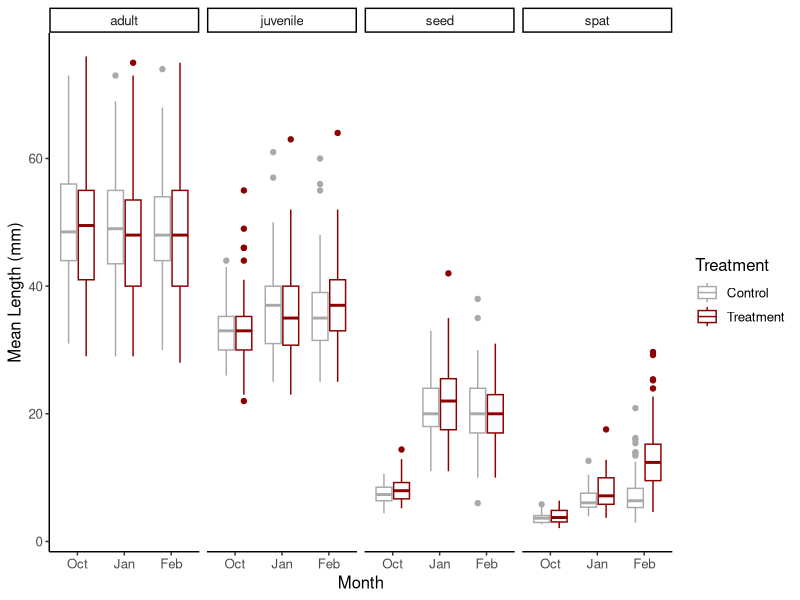
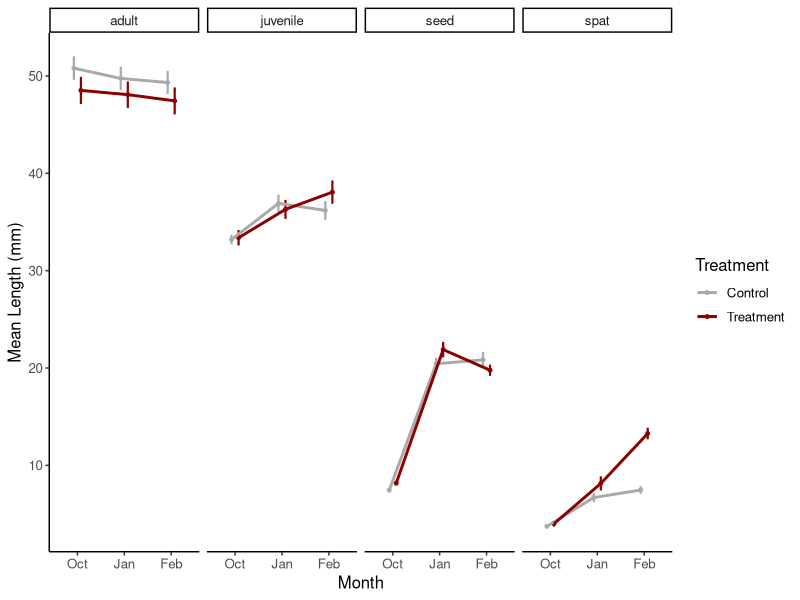
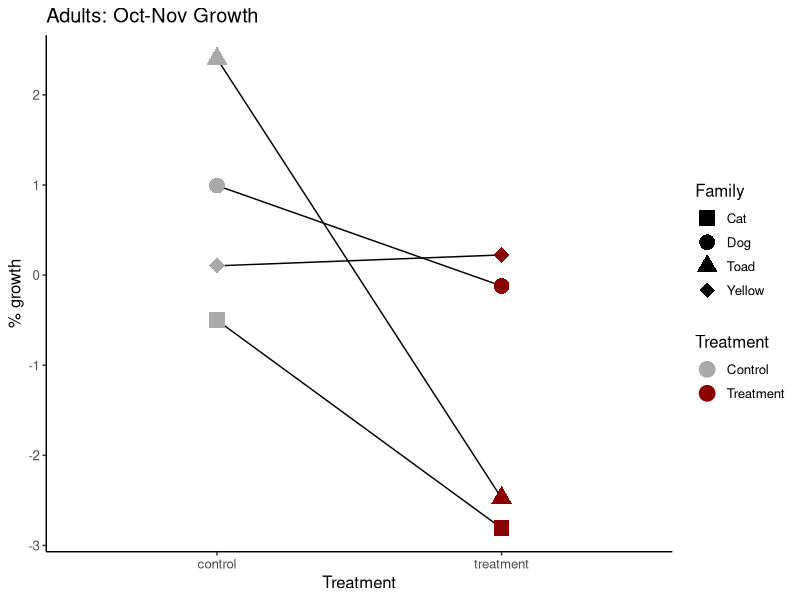
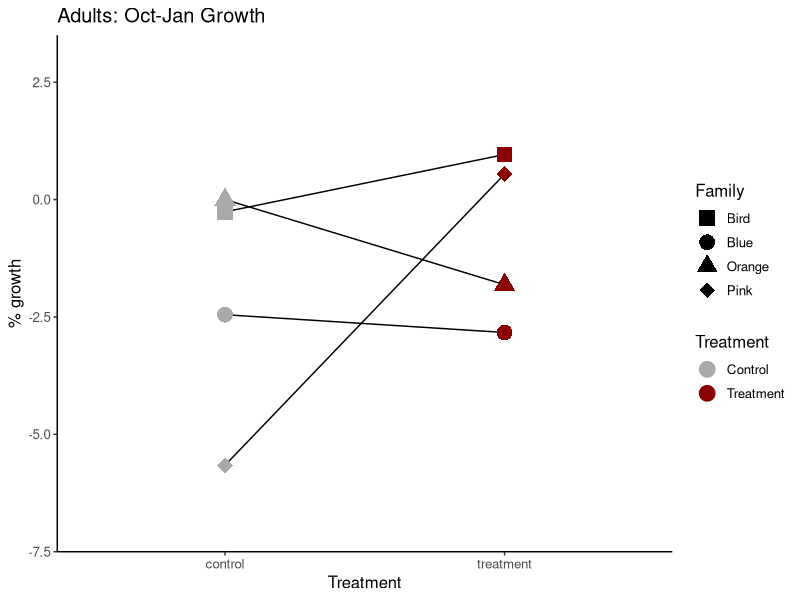
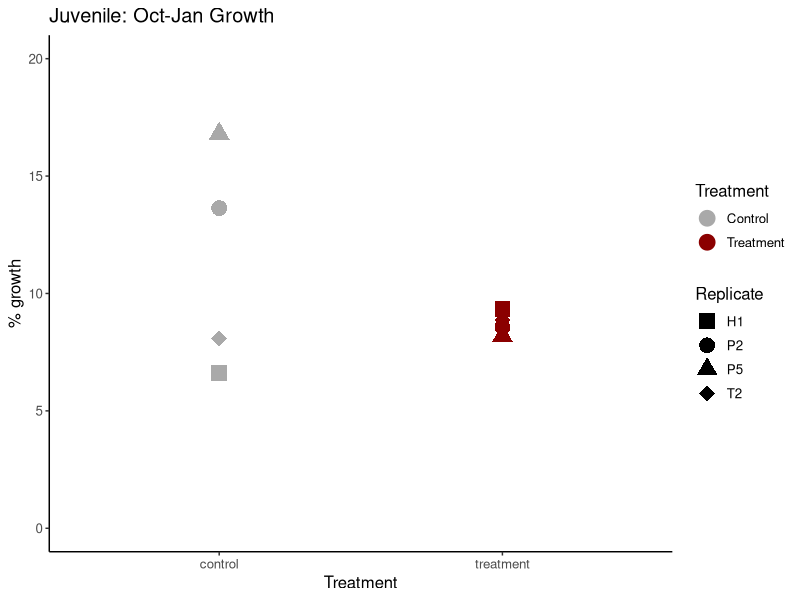
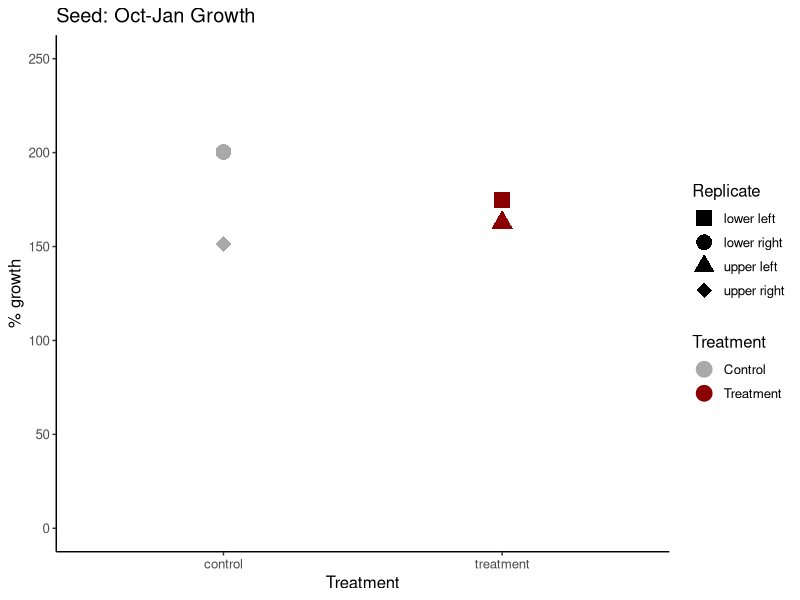
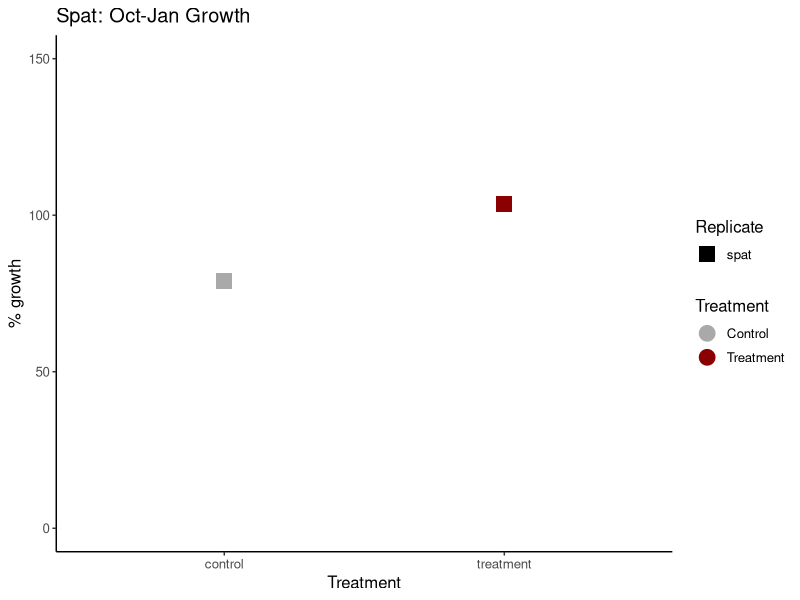
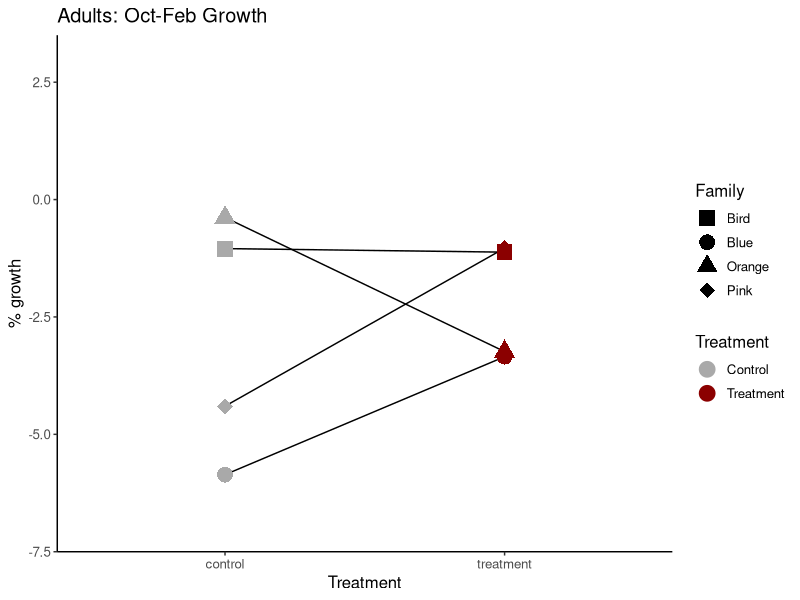

Write the R code that produced these figures, in order.
## ---- chunk 1
knitr::opts_chunk$set(echo = TRUE, warning = FALSE, message = FALSE)
## ---- chunk 2
library(tidyverse)
library(ggplot2)
## ---- chunk 3
growth<-read_csv("lifestage_carryover/data/size/gigas-lengths.csv")

growth<-growth%>%
  rename(tag=`tag...1`)%>%
  select(tag, `life-stage`, `init-treat`, label, month, length)%>%
  rename(lifestage=`life-stage`, treatment=`init-treat`)

growth$month<-factor(growth$month, levels=c("Oct", "Nov", "Jan", "Feb"))
## ---- chunk 4
plot<-growth%>%
  filter(!tag=="Cat")%>%
  filter(!tag=="Dog")%>%
  filter(!tag=="Yellow")%>%
  filter(!tag=="Toad")%>%
  
  ggplot(aes(color=treatment, x=month, y=length))+
  geom_boxplot()+
  facet_grid(~lifestage)+
  ylab("Mean Length (mm)")+
  xlab("Month")+
  scale_color_manual(values=c("darkgray", "darkred"), name="Treatment", labels=c("Control", "Treatment"))+
  theme_classic()+
  theme(
    text=element_text(size=12, color="black")
  );plot

ggsave(plot=plot, "lifestage_carryover/output/size/mean_lengths_box.png", width=7, height=4)
## ---- chunk 5
plot2<-growth%>%
  filter(!tag=="Cat")%>%
  filter(!tag=="Dog")%>%
  filter(!tag=="Yellow")%>%
  filter(!tag=="Toad")%>%
  
  group_by(treatment, month, lifestage)%>%
  summarise(mean=mean(length, na.rm=TRUE), se=sd(length, na.rm=TRUE)/sqrt(length(length)))%>%
  
  ggplot(aes(color=treatment, x=month, y=mean))+
  geom_point(aes(group=interaction(treatment, lifestage)), position=position_dodge(0.3), size=1)+
  geom_errorbar(aes(ymin=mean-se, ymax=mean+se), width=0, position=position_dodge(0.3), linewidth=0.75)+
  geom_line(aes(group=treatment), position=position_dodge(0.3), linewidth=1)+
  facet_grid(~lifestage)+
  ylab("Mean Length (mm)")+
  xlab("Month")+
  scale_color_manual(values=c("darkgray", "darkred"), name="Treatment", labels=c("Control", "Treatment"))+
  theme_classic()+
  theme(
    text=element_text(size=12, color="black")
  );plot2

ggsave(plot=plot2, "lifestage_carryover/output/size/mean_lengths.png", width=7, height=4)
## ---- chunk 6
model<-aov(length~lifestage*month*treatment, data=growth)
summary(model)
## ---- chunk 7
replicates<-growth%>%
  group_by(treatment, month, lifestage, tag)%>%
  summarise(mean=mean(length, na.rm=TRUE))%>%
  pivot_wider(names_from=month, values_from=mean)%>%
  mutate(perc_growth_Nov=((Nov-Oct)/Oct)*100)%>%
  mutate(perc_growth_Jan=((Jan-Oct)/Oct)*100)%>%
  mutate(perc_growth_Feb=((Feb-Oct)/Oct)*100)
## ---- chunk 8
plot3<-replicates%>%
  select(treatment, lifestage, tag, perc_growth_Nov)%>%
  drop_na()%>%
  droplevels()%>%
  
  ggplot(aes(color=treatment, x=treatment, y=perc_growth_Nov, shape=tag))+
  geom_line(aes(group=tag), color="black")+
  geom_point(aes(group=interaction(treatment, lifestage)), position=position_dodge(0.3), size=5)+
  ylab("% growth")+
  xlab("Treatment")+
  scale_color_manual(values=c("darkgray", "darkred"), name="Treatment", labels=c("Control", "Treatment"))+
  scale_shape_manual(name="Family", values=c(15, 16, 17, 18))+
  ggtitle("Adults: Oct-Nov Growth")+
  theme_classic()+
  theme(
    text=element_text(size=12, color="black")
  );plot3

ggsave(plot=plot3, "lifestage_carryover/output/size/adults_Nov_percent_growth.png", width=4, height=4)
## ---- chunk 9
model<-replicates%>%
  select(treatment, lifestage, tag, perc_growth_Nov)%>%
  drop_na()%>%
  droplevels()%>%
  
  aov(perc_growth_Nov~treatment, data=.)

summary(model)
## ---- chunk 10
plot4<-replicates%>%
  select(treatment, lifestage, tag, perc_growth_Jan)%>%
  filter(lifestage=="adult")%>%
  drop_na()%>%
  droplevels()%>%
  
  ggplot(aes(color=treatment, x=treatment, y=perc_growth_Jan, shape=tag))+
  geom_line(aes(group=tag), color="black")+
  geom_point(aes(group=interaction(treatment, lifestage)), position=position_dodge(0.3), size=5)+
  ylab("% growth")+
  xlab("Treatment")+
  scale_color_manual(values=c("darkgray", "darkred"), name="Treatment", labels=c("Control", "Treatment"))+
  ylim(-7, 3)+
  scale_shape_manual(name="Family", values=c(15, 16, 17, 18))+
  ggtitle("Adults: Oct-Jan Growth")+
  theme_classic()+
  theme(
    text=element_text(size=12, color="black")
  );plot4

ggsave(plot=plot4, "lifestage_carryover/output/size/adults_Jan_percent_growth.png", width=4, height=4)
## ---- chunk 11
plot5<-replicates%>%
  select(treatment, lifestage, tag, perc_growth_Jan)%>%
  filter(lifestage=="juvenile")%>%
  drop_na()%>%
  droplevels()%>%
  
  ggplot(aes(color=treatment, x=treatment, y=perc_growth_Jan, shape=tag))+
  geom_point(aes(group=interaction(treatment, lifestage)), position=position_dodge(0.3), size=5)+
  ylab("% growth")+
  xlab("Treatment")+
  scale_color_manual(values=c("darkgray", "darkred"), name="Treatment", labels=c("Control", "Treatment"))+
  scale_shape_manual(name="Replicate", values=c(15, 16, 17, 18))+
  ggtitle("Juvenile: Oct-Jan Growth")+
  theme_classic()+
  ylim(0,20)+
  theme(
    text=element_text(size=12, color="black")
  );plot5

ggsave(plot=plot5, "lifestage_carryover/output/size/juvenile_Jan_percent_growth.png", width=4, height=4)
## ---- chunk 12
plot6<-replicates%>%
  select(treatment, lifestage, tag, perc_growth_Jan)%>%
  filter(lifestage=="seed")%>%
  drop_na()%>%
  droplevels()%>%
  
  ggplot(aes(color=treatment, x=treatment, y=perc_growth_Jan, shape=tag))+
  #geom_line(aes(group=tag), color="black")+
  geom_point(aes(group=interaction(treatment, lifestage)), position=position_dodge(0.3), size=5)+
  ylab("% growth")+
  xlab("Treatment")+
  scale_color_manual(values=c("darkgray", "darkred"), name="Treatment", labels=c("Control", "Treatment"))+
  scale_shape_manual(name="Replicate", values=c(15, 16, 17, 18))+
  ggtitle("Seed: Oct-Jan Growth")+
  theme_classic()+
  ylim(0,250)+
  theme(
    text=element_text(size=12, color="black")
  );plot6

ggsave(plot=plot6, "lifestage_carryover/output/size/seed_Jan_percent_growth.png", width=4, height=4)
## ---- chunk 13
plot7<-replicates%>%
  select(treatment, lifestage, tag, perc_growth_Jan)%>%
  filter(lifestage=="spat")%>%
  drop_na()%>%
  droplevels()%>%
  
  ggplot(aes(color=treatment, x=treatment, y=perc_growth_Jan, shape=tag))+
  #geom_line(aes(group=tag), color="black")+
  geom_point(aes(group=interaction(treatment, lifestage)), position=position_dodge(0.3), size=5)+
  ylab("% growth")+
  xlab("Treatment")+
  scale_color_manual(values=c("darkgray", "darkred"), name="Treatment", labels=c("Control", "Treatment"))+
  scale_shape_manual(name="Replicate", values=c(15, 16, 17, 18))+
  ggtitle("Spat: Oct-Jan Growth")+
  theme_classic()+
  ylim(0,150)+
  theme(
    text=element_text(size=12, color="black")
  );plot7

ggsave(plot=plot7, "lifestage_carryover/output/size/spat_Jan_percent_growth.png", width=4, height=4)
## ---- chunk 14
plot8<-replicates%>%
  select(treatment, lifestage, tag, perc_growth_Feb)%>%
  filter(lifestage=="adult")%>%
  drop_na()%>%
  droplevels()%>%
  
  ggplot(aes(color=treatment, x=treatment, y=perc_growth_Feb, shape=tag))+
  geom_line(aes(group=tag), color="black")+
  geom_point(aes(group=interaction(treatment, lifestage)), position=position_dodge(0.3), size=5)+
  ylab("% growth")+
  xlab("Treatment")+
  scale_color_manual(values=c("darkgray", "darkred"), name="Treatment", labels=c("Control", "Treatment"))+
  ylim(-7, 3)+
  scale_shape_manual(name="Family", values=c(15, 16, 17, 18))+
  ggtitle("Adults: Oct-Feb Growth")+
  theme_classic()+
  theme(
    text=element_text(size=12, color="black")
  );plot8

ggsave(plot=plot8, "lifestage_carryover/output/size/adults_Feb_percent_growth.png", width=4, height=4)
## ---- chunk 15
plot9<-replicates%>%
  select(treatment, lifestage, tag, perc_growth_Feb)%>%
  filter(lifestage=="juvenile")%>%
  drop_na()%>%
  droplevels()%>%
  
  ggplot(aes(color=treatment, x=treatment, y=perc_growth_Feb, shape=tag))+
  geom_point(aes(group=interaction(treatment, lifestage)), position=position_dodge(0.3), size=5)+
  ylab("% growth")+
  xlab("Treatment")+
  scale_color_manual(values=c("darkgray", "darkred"), name="Treatment", labels=c("Control", "Treatment"))+
  scale_shape_manual(name="Replicate", values=c(15, 16, 17, 18))+
  ggtitle("Juvenile: Oct-Feb Growth")+
  theme_classic()+
  ylim(0,20)+
  theme(
    text=element_text(size=12, color="black")
  );plot9

ggsave(plot=plot9, "lifestage_carryover/output/size/juvenile_Feb_percent_growth.png", width=4, height=4)
## ---- chunk 16
plot10<-replicates%>%
  select(treatment, lifestage, tag, perc_growth_Feb)%>%
  filter(lifestage=="seed")%>%
  drop_na()%>%
  droplevels()%>%
  
  ggplot(aes(color=treatment, x=treatment, y=perc_growth_Feb, shape=tag))+
  #geom_line(aes(group=tag), color="black")+
  geom_point(aes(group=interaction(treatment, lifestage)), position=position_dodge(0.3), size=5)+
  ylab("% growth")+
  xlab("Treatment")+
  scale_color_manual(values=c("darkgray", "darkred"), name="Treatment", labels=c("Control", "Treatment"))+
  scale_shape_manual(name="Replicate", values=c(15, 16, 17, 18))+
  ggtitle("Seed: Oct-Feb Growth")+
  theme_classic()+
  ylim(0,250)+
  theme(
    text=element_text(size=12, color="black")
  );plot10

ggsave(plot=plot10, "lifestage_carryover/output/size/seed_Feb_percent_growth.png", width=4, height=4)
## ---- chunk 17
plot11<-replicates%>%
  select(treatment, lifestage, tag, perc_growth_Feb)%>%
  filter(lifestage=="spat")%>%
  drop_na()%>%
  droplevels()%>%
  
  ggplot(aes(color=treatment, x=treatment, y=perc_growth_Feb, shape=tag))+
  #geom_line(aes(group=tag), color="black")+
  geom_point(aes(group=interaction(treatment, lifestage)), position=position_dodge(0.3), size=5)+
  ylab("% growth")+
  xlab("Treatment")+
  scale_color_manual(values=c("darkgray", "darkred"), name="Treatment", labels=c("Control", "Treatment"))+
  scale_shape_manual(name="Replicate", values=c(15, 16, 17, 18))+
  ggtitle("Spat: Oct-Feb Growth")+
  theme_classic()+
  ylim(0,250)+
  theme(
    text=element_text(size=12, color="black")
  );plot11

ggsave(plot=plot11, "lifestage_carryover/output/size/spat_Feb_percent_growth.png", width=4, height=4)
## ---- chunk 18
model<-replicates%>%
  select(treatment, lifestage, tag, perc_growth_Jan)%>%
  drop_na()%>%
  droplevels()%>%
  
  aov(perc_growth_Jan~treatment*lifestage, data=.)

summary(model)
## ---- chunk 19
model<-replicates%>%
  select(treatment, lifestage, tag, perc_growth_Feb)%>%
  drop_na()%>%
  droplevels()%>%
  
  aov(perc_growth_Feb~treatment*lifestage, data=.)

summary(model)
## ---- chunk 20
replicates<-replicates%>%
  mutate(perc_growth_day=perc_growth_Feb/90)
## ---- chunk 21
plot12<-replicates%>%
  select(treatment, lifestage, tag, perc_growth_day)%>%
  #filter(treatment=="control")%>%
  drop_na()%>%
  droplevels()%>%
  
  ggplot(aes(x=lifestage, y=perc_growth_day))+
  geom_point()+
  geom_boxplot(fill=NA)+
  ylab("% Winter Growth per Day")+
  xlab("Life Stage \nLength")+
  scale_x_discrete(limits=c("spat", "seed", "juvenile", "adult"), labels=c("Spat \n<15mm", "Spat \n15-25mm", "Seed \n25-40mm", "Seed \n>40mm"))+
  theme_classic()+
  theme(
    text=element_text(size=12, color="black"), 
    axis.text=element_text(size=12, color="black"), 
    axis.title=element_text(size=14, color="black", face="bold")
  );plot12

ggsave(plot=plot12, "lifestage_carryover/output/size/lifestage_growth.png", width=5, height=5)
## ---- chunk 22
avg_size<-replicates%>%
  select(lifestage, Feb)%>%
  group_by(lifestage)%>%
  summarise(mean=mean(Feb, na.rm=TRUE));avg_size
## ---- chunk 23
avg_size<-replicates%>%
  select(lifestage, tag, Feb)%>%
  filter(lifestage=="adult")%>%
  group_by(tag)%>%
  summarise(mean=mean(Feb, na.rm=TRUE));avg_size
